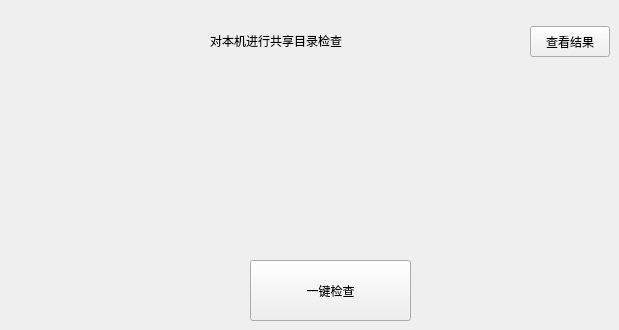
      <widget class="QWidget" name="page_13">
       <widget class="QLabel" name="label_13">
        <property name="geometry">
         <rect>
          <x>257</x>
          <y>90</y>
          <width>150</width>
          <height>150</height>
         </rect>
        </property>
        <property name="text">
         <string/>
        </property>
        <property name="textFormat">
         <enum>Qt::AutoText</enum>
        </property>
        <property name="pixmap">
         <pixmap resource="button.qrc">:/button/earthscan.png</pixmap>
        </property>
        <property name="scaledContents">
         <bool>true</bool>
        </property>
       </widget>
       <widget class="QPushButton" name="muluButton">
        <property name="geometry">
         <rect>
          <x>250</x>
          <y>260</y>
          <width>161</width>
          <height>61</height>
         </rect>
        </property>
        <property name="text">
         <string>一键检查</string>
        </property>
       </widget>
       <widget class="QLabel" name="muluLabel">
        <property name="geometry">
         <rect>
          <x>210</x>
          <y>20</y>
          <width>351</width>
          <height>41</height>
         </rect>
        </property>
        <property name="styleSheet">
         <string notr="true">font: 18pt &quot;微软雅黑&quot;;
color: rgb(0, 0, 0);</string>
        </property>
        <property name="text">
         <string>对本机进行共享目录检查</string>
        </property>
       </widget>
       <widget class="QLabel" name="label_14">
        <property name="geometry">
         <rect>
          <x>175</x>
          <y>25</y>
          <width>30</width>
          <height>30</height>
         </rect>
        </property>
        <property name="text">
         <string/>
        </property>
        <property name="pixmap">
         <pixmap resource="button.qrc">:/button/attn.png</pixmap>
        </property>
        <property name="scaledContents">
         <bool>true</bool>
        </property>
       </widget>
       <widget class="QPushButton" name="muluCheckButton">
        <property name="geometry">
         <rect>
          <x>530</x>
          <y>26</y>
          <width>80</width>
          <height>31</height>
         </rect>
        </property>
        <property name="text">
         <string>查看结果</string>
        </property>
       </widget>
      </widget>
